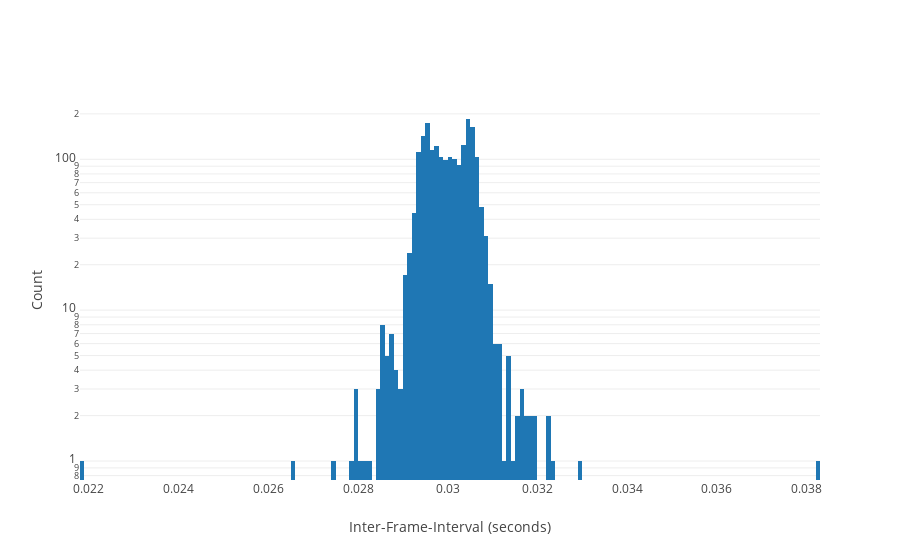

The cell this chart's notebook holds for it:
### Markdown cell above
## Switching the y-axis from linear to log exposes all our errors

### Code cell
histData = go.Histogram(x=myFrameDiff)

fig = {
    'data': [histData],
    'layout': {
        'xaxis': {'title': 'Inter-Frame-Interval (seconds)'},
        'yaxis': {'title': "Count", 'type': "log"}
    }
}

iplot(fig, filename='pandas/multiple-scatter')

### Figure 1 — Plotly figure (JSON) as saved in the notebook; plotly's stock layout.template omitted (floating-point values rounded to 4 significant figures; data arrays with more than 128 entries replaced by an {"elided": "..."} marker saying what was removed)
{"data": [{"type": "histogram", "x": {"elided": "1997 float values"}}], "layout": {"xaxis": {"title": "Inter-Frame-Interval (seconds)"}, "yaxis": {"title": "Count", "type": "log"}}}
